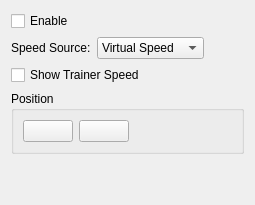
         <widget class="QWidget" name="tab_5">
          <attribute name="title">
           <string>Speed</string>
          </attribute>
          <layout class="QVBoxLayout" name="verticalLayout_10">
           <item>
            <widget class="QCheckBox" name="checkBox_enableSpeed">
             <property name="text">
              <string>Enable</string>
             </property>
            </widget>
           </item>
           <item>
            <layout class="QHBoxLayout" name="horizontalLayout">
             <item>
              <widget class="QLabel" name="label_2">
               <property name="text">
                <string>Speed Source:</string>
               </property>
              </widget>
             </item>
             <item>
              <widget class="QComboBox" name="comboBox_virtualSpeed">
               <property name="minimumSize">
                <size>
                 <width>90</width>
                 <height>0</height>
                </size>
               </property>
               <item>
                <property name="text">
                 <string>Virtual Speed</string>
                </property>
               </item>
               <item>
                <property name="text">
                 <string>Trainer Speed</string>
                </property>
               </item>
              </widget>
             </item>
             <item>
              <spacer name="horizontalSpacer_2">
               <property name="orientation">
                <enum>Qt::Horizontal</enum>
               </property>
               <property name="sizeHint" stdset="0">
                <size>
                 <width>40</width>
                 <height>20</height>
                </size>
               </property>
              </spacer>
             </item>
            </layout>
           </item>
           <item>
            <widget class="QCheckBox" name="checkBox_showTrainerSpeed">
             <property name="text">
              <string>Show Trainer Speed</string>
             </property>
            </widget>
           </item>
           <item>
            <widget class="QGroupBox" name="groupBox_9">
             <property name="title">
              <string>Position</string>
             </property>
             <layout class="QHBoxLayout" name="horizontalLayout_15">
              <item>
               <widget class="QPushButton" name="pushButton_leftSpeed">
                <property name="minimumSize">
                 <size>
                  <width>50</width>
                  <height>0</height>
                 </size>
                </property>
                <property name="text">
                 <string/>
                </property>
                <property name="icon">
                 <iconset resource="../MyResources.qrc">
                  <normaloff>:/image/icon/leftArrow</normaloff>:/image/icon/leftArrow</iconset>
                </property>
               </widget>
              </item>
              <item>
               <widget class="QPushButton" name="pushButton_rightSpeed">
                <property name="minimumSize">
                 <size>
                  <width>50</width>
                  <height>0</height>
                 </size>
                </property>
                <property name="text">
                 <string/>
                </property>
                <property name="icon">
                 <iconset resource="../MyResources.qrc">
                  <normaloff>:/image/icon/rightArrow</normaloff>:/image/icon/rightArrow</iconset>
                </property>
               </widget>
              </item>
              <item>
               <spacer name="horizontalSpacer_15">
                <property name="orientation">
                 <enum>Qt::Horizontal</enum>
                </property>
                <property name="sizeHint" stdset="0">
                 <size>
                  <width>40</width>
                  <height>20</height>
                 </size>
                </property>
               </spacer>
              </item>
             </layout>
            </widget>
           </item>
           <item>
            <spacer name="verticalSpacer_5">
             <property name="orientation">
              <enum>Qt::Vertical</enum>
             </property>
             <property name="sizeHint" stdset="0">
              <size>
               <width>20</width>
               <height>40</height>
              </size>
             </property>
            </spacer>
           </item>
          </layout>
         </widget>
